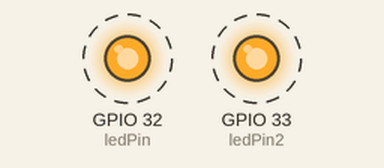
This sketch was run on a simulated ESP32. Shown: output pins drawn as LEDs (lit = HIGH). Dashed ring = blinking.

Above: at 0.5 s.
Timing chart, 0 to 4.6 s (numbered marks = the images above):
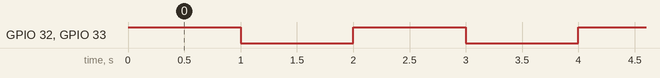

The sketch:

221023-light.ino
```cpp
// 2022.10.23 LED灯循环亮灭
int ledPin = 32;
int ledPin2 = 33;
int delayTime = 1000;
void setup() {
  // put your setup code here, to run once:
  pinMode(ledPin,OUTPUT);
  pinMode(ledPin2,OUTPUT);
}

void loop() {
  // put your main code here, to run repeatedly:
  digitalWrite(ledPin,HIGH);
  digitalWrite(ledPin2,HIGH);
  delay(delayTime);
  digitalWrite(ledPin,LOW);
  digitalWrite(ledPin2,LOW);
  delay(delayTime);
}
```

Measured:
- by itself, GPIO 32 (ledPin), GPIO 33 (ledPin2): alternates HIGH for 1.0 s and LOW for 1.0 s
